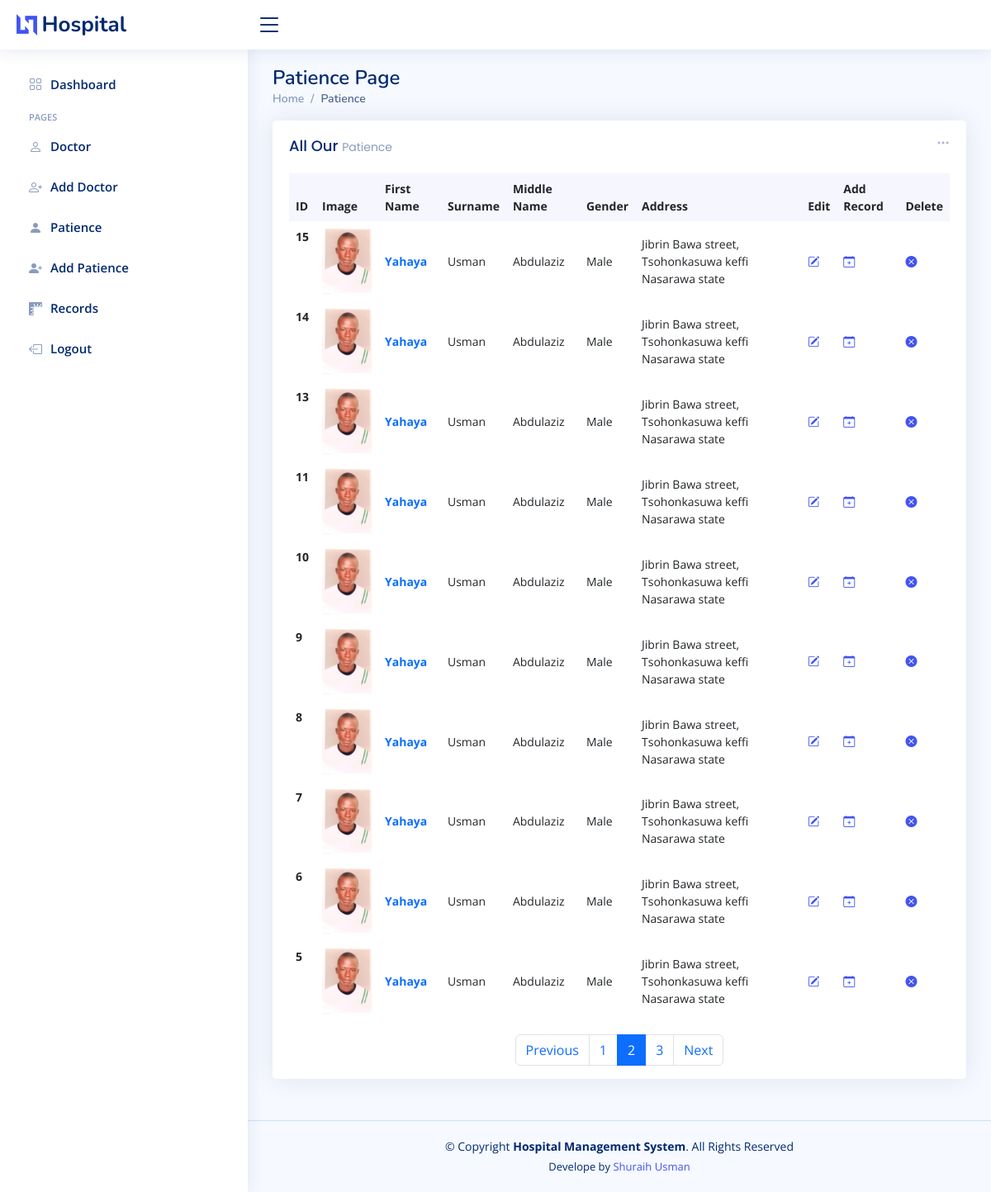
Page /admin/patience.php?p=2 (signed in) on the committed database.
### tables this page shows
CREATE TABLE `patience` (
  `id` int(11) NOT NULL,
  `firstname` varchar(20) DEFAULT NULL,
  `surname` varchar(20) DEFAULT NULL,
  `middlename` varchar(20) DEFAULT NULL,
  `gender` varchar(10) DEFAULT NULL,
  `images` varchar(50) DEFAULT NULL,
  `addresss` text DEFAULT NULL
);

### admin/patience.php (the view, shortened to what this page needs)
<?php
require_once("../config/config.php");
require_once("header.php");
$limit = 10;
$Cpage = isset($_GET['p']) ? $_GET['p'] : 1;
$start = ($Cpage - 1) * $limit;
$sql = "SELECT COUNT(*) AS all_patience
FROM patience";
$res = $db->query($sql);
$row = $res->fetch_assoc();
$allpost = $row['all_patience'];
$allpages = ceil($allpost / $limit);
$sql ="SELECT * FROM patience
ORDER BY id
DESC LIMIT $start, $limit";
$res = $db->query($sql);
?>
<main id="main" class="main">
<div class="pagetitle">
  <h1>Patience Page</h1>
  <nav>
    <ol class="breadcrumb">
      <li class="breadcrumb-item"><a href="dashboard.php">Home</a></li>
      <li class="breadcrumb-item active">Patience</li>
    </ol>
  </nav>
</div>
<section class="section dashboard">
      <div class="row">
      <div class="col-12">
    <div class="card top-selling overflow-auto">
      <div class="filter">
        <a class="icon" href="#" data-bs-toggle="dropdown"><i class="bi bi-three-dots"></i></a>
      </div>
      <div class="card-body pb-0">
       <h5 class="card-title">All Our  <span> Patience</span></h5>
            <table class="table table-borderless">
              <thead>
                <tr>
                <th scope="col">ID</th>
                  <th scope="col">Image</th>
                  <th scope="col">First Name</th>
                  <th scope="col">Surname</th>
                  <th scope="col">Middle Name</th>
                  <th scope="col">Gender</th>
                  <th scope="col">Address</th>
                  <th scope="col">Edit</th>
                  <th scope="col">Add Record</th>
                  <th scope="col">Delete</th>
                </tr>
              </thead>
              <tbody>
              <?php
              while($row = $res->fetch_assoc()) { ?>
            <tr>
            <th scope="row"><?php echo $row['id'];?></th>
              <th scope="row"><img src="uploads/<?php echo $row['images'];?>"/></th>
              <td><a href="#" class="text-primary fw-bold"><?php echo $row['firstname'];?> </a></td>
              <td><?php echo $row['surname'];?></td>
              <td><?php echo $row['middlename'];?></td>
              <td><?php echo $row['gender'];?></td>
              <td><?php echo $row['addresss'];?></td>
              <td><a href="add_patience.php?edit=<?php echo $row['id'];?>"> <i class="bi bi-pencil-square"></i>   </a></td>
              <td><a href="add_record.php?pt=<?php echo $row['id'];?>"> <i class="bi bi-calendar-plus"></i>   </a></td>
              <td><a href="#" class="link" data-id="<?php echo $row['id'];?>"> <i class="bi bi-x-circle-fill"></i>   </a></td>
            </tr>
       <?php   } ?>
          </tbody>
        </table>
        <nav>
    <ul class="pagination justify-content-center">
        <?php
        if ($Cpage > 1) {
            echo '<li class="page-item"><a class="page-link" href="?p=' . ($Cpage - 1) . '">Previous</a></li>';
        }
        $start_link = max(1, $Cpage - 1);
        $end_link = min($allpages, $Cpage + 1);
        for ($i = $start_link; $i <= $end_link; $i++) {
            if ($i == $Cpage) {
                echo '<li class="page-item active"><a class="page-link" href="#">' . $i . '</a></li>';
            } else {
                echo '<li class="page-item"><a class="page-link" href="?p=' . $i . '">' . $i . '</a></li>';
            }
        }
        if ($Cpage < $allpages) {
            echo '<li class="page-item"><a class="page-link" href="?p=' . ($Cpage + 1) . '">Next</a></li>';
        }
        ?>
    </ul>
</nav>
</div>
      </div>
    </div>
  </div>
</section>
                    </main>
<?php
require_once("footer.php");
?>

### assets/css/style.css (style rules this page uses)
:root { scroll-behavior: smooth; }
body { font-family: "Open Sans", sans-serif; background: #f6f9ff; color: #444444; }
a { color: #4154f1; text-decoration: none; }
h1, h2, h3, h4, h5, h6 { font-family: "Nunito", sans-serif; }
#main { margin-top: 60px; padding: 20px 30px; transition: all 0.3s; }
.pagetitle { margin-bottom: 10px; }
.pagetitle h1 { font-size: 24px; margin-bottom: 0; font-weight: 600; color: #012970; }
.card { margin-bottom: 30px; border: none; border-radius: 5px; box-shadow: 0px 0 30px rgba(1, 41, 112, 0.1); }
.card-title { padding: 20px 0 15px 0; font-size: 18px; font-weight: 500; color: #012970; font-family: "Poppins", sans-serif; }
.card-title span { color: #899bbd; font-size: 14px; font-weight: 400; }
.card-body { padding: 0 20px 20px 20px; }
.breadcrumb { font-size: 14px; font-family: "Nunito", sans-serif; color: #899bbd; font-weight: 600; }
.breadcrumb a { color: #899bbd; transition: 0.3s; }
.breadcrumb .breadcrumb-item::before { color: #899bbd; }
.breadcrumb .active { color: #51678f; font-weight: 600; }
@media (min-width: 1200px) { #main, #footer { margin-left: 300px; } }
.dashboard .filter { position: absolute; right: 0px; top: 15px; }
.dashboard .filter .icon { color: #aab7cf; padding-right: 20px; padding-bottom: 5px; transition: 0.3s; font-size: 16px; }
.dashboard .top-selling { font-size: 14px; }
.dashboard .top-selling .table thead { background: #f6f6fe; }
.dashboard .top-selling .table thead th { border: 0; }
.dashboard .top-selling .table tbody td { vertical-align: middle; }
.dashboard .top-selling img { border-radius: 5px; max-width: 60px; }

### rows in the picture
patience: id "15", images (picture), firstname "Yahaya", surname "Usman", middlename "Abdulaziz", gender "Male", addresss "Jibrin Bawa street, Tsohonkasuwa keffi Nasarawa state"
patience: id "14", images (picture), firstname "Yahaya", surname "Usman", middlename "Abdulaziz", gender "Male", addresss "Jibrin Bawa street, Tsohonkasuwa keffi Nasarawa state"
patience: id "13", images (picture), firstname "Yahaya", surname "Usman", middlename "Abdulaziz", gender "Male", addresss "Jibrin Bawa street, Tsohonkasuwa keffi Nasarawa state"
patience: id "11", images (picture), firstname "Yahaya", surname "Usman", middlename "Abdulaziz", gender "Male", addresss "Jibrin Bawa street, Tsohonkasuwa keffi Nasarawa state"
patience: id "10", images (picture), firstname "Yahaya", surname "Usman", middlename "Abdulaziz", gender "Male", addresss "Jibrin Bawa street, Tsohonkasuwa keffi Nasarawa state"
patience: id "9", images (picture), firstname "Yahaya", surname "Usman", middlename "Abdulaziz", gender "Male", addresss "Jibrin Bawa street, Tsohonkasuwa keffi Nasarawa state"
patience: id "8", images (picture), firstname "Yahaya", surname "Usman", middlename "Abdulaziz", gender "Male", addresss "Jibrin Bawa street, Tsohonkasuwa keffi Nasarawa state"
patience: id "7", images (picture), firstname "Yahaya", surname "Usman", middlename "Abdulaziz", gender "Male", addresss "Jibrin Bawa street, Tsohonkasuwa keffi Nasarawa state"
patience: id "6", images (picture), firstname "Yahaya", surname "Usman", middlename "Abdulaziz", gender "Male", addresss "Jibrin Bawa street, Tsohonkasuwa keffi Nasarawa state"
patience: id "5", images (picture), firstname "Yahaya", surname "Usman", middlename "Abdulaziz", gender "Male", addresss "Jibrin Bawa street, Tsohonkasuwa keffi Nasarawa state"
